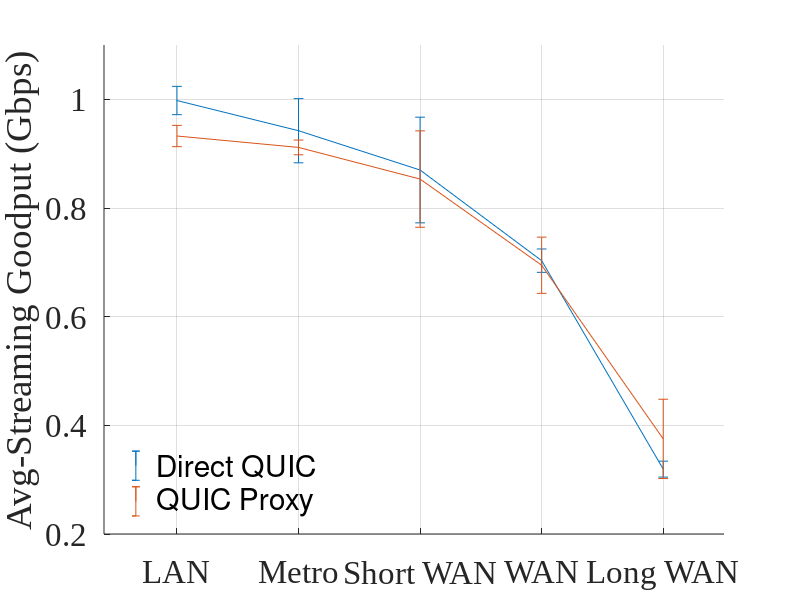

The MATLAB source for this figure:

clear all;
close all;
clc;

%data=dlmread('LAN_TCP_Through.csv');
%data=dlmread('Metro_TCP_Through.csv');
%data=dlmread('ShortWAN_TCP_Through.csv');
%data=dlmread('WAN_TCP_Through.csv');
%data=dlmread('LongWAN_TCP_Through.csv');


fsize=24;
fsize_legend = 22;
fsize_axis = 24;
fname = 'Times New Roman';

figure;
hold on;

samp1 = [0.997833333	0.94225	0.869916667	0.703083333	0.319416667];
samp2 = [0.9325	0.9115	0.85325	0.694666667	0.375062505];
%samp3 = A(28:37,3);
%samp4 = A(41:50,3);
%samp5 = A(54:63,3);

err = [0.026048323	0.059085647	0.097224631	0.021491894	0.014681208];
err2= [0.019598237	0.013554603	0.088699826	0.051734169	0.072966474];
%C1 = addcolor(1);
%C2 = addcolor(98);
%C3 = addcolor(135);
%C4 = addcolor(214);
%C5 = addcolor(215);
x=1:5;
h1 = errorbar(x,samp1,err);
h2 = errorbar(x,samp2,err2);


%y=0.2;0.1;0.9; 
%h1 = plot(x,data(1,:), 'color',[0.49 0.18 0.56],'LineStyle','-','Marker','+','MarkerEdgeColor',[0.49 0.18 0.56],'MarkerFaceColor','w','MarkerSize',20);
%h2 = plot(x,data(2,:), 'color',[0.94 0.39 0.28],'LineStyle','--','Marker','o','MarkerEdgeColor',[0.94 0.39 0.28],'MarkerFaceColor','w','MarkerSize',20);
%h3 = plot(x,data(3,:), 'color',[1 0.66 0.196],'LineStyle',':','Marker','*','MarkerEdgeColor',[1 0.66 0.196],'MarkerFaceColor','w','MarkerSize',20);
%h4 = plot(x,data(:,4), 'color',[0.188 0.592 0.643],'LineStyle','-.','Marker','.','MarkerEdgeColor',[0.188 0.592 0.643],'MarkerFaceColor','w','MarkerSize',20);
%h5 = plot(x,data(:,5), 'color',[0.278 0.2 0.207],'LineStyle','-.','Marker','x','MarkerEdgeColor',[0.278 0.2 0.207],'MarkerFaceColor','w','MarkerSize',20);
%h6 = plot(x,data(:,6), 'color','k','LineWidth',2,'LineStyle','--','Marker','s','MarkerEdgeColor','m','MarkerFaceColor','w','MarkerSize',15);
%h7 = plot(x,data(:,7), 'color','k','LineWidth',2,'LineStyle','--','Marker','d','MarkerEdgeColor','m','MarkerFaceColor','w','MarkerSize',15);

xlim([0.4 5.5])
ylim([0.2 1.1])
% 
grid on;
% 
%xlabel('Sample Size (bytes)','fontname',fname,'fontsize',fsize);
ylabel(sprintf('Avg-Streaming Goodput (Gbps)','Interpreter','latex','fontname',fname,'fontsize',fsize));
% 
% 

xticks([1 2 3 4 5])
xticklabels({'LAN','Metro','Short WAN','WAN','Long WAN'})
%xticks([2 4 8 12])
%xticklabels({'2^{10}','2^{12}','2^{16}','2^{20}'})

% xData = get(h1,'XData');
%set(gca,'Xtick', [2 4 6 8 10 12])
%set(gca,'Ytick',linspace(0,3,16))
%set(gca,'Xscale','log')
%set(gca,'XTickLabel', {'0','0.1', '0.5', '1', '5','2'});
legend('Direct QUIC', 'QUIC Proxy');
set(legend,'Location','southwest','Box','off');
%set(legend,'Orientation','horizontal');
%legend boxoff;

set(gca,'fontname',fname);
set(gca,'fontsize',fsize_axis);

%set(l,'fontname',fname);
%set(l,'fontsize',40);

